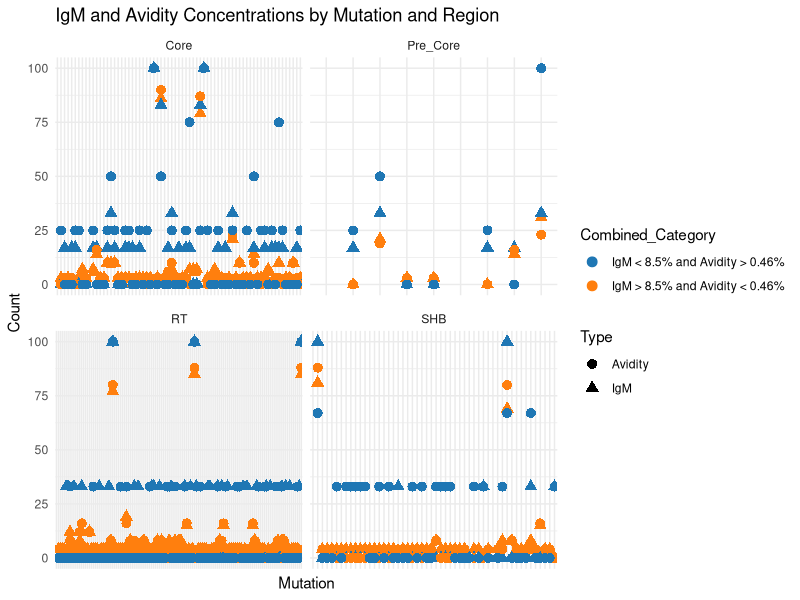

Write the R code that produced this figure.
# Load required libraries
library(ggplot2)
library(dplyr)

# Load the IgM data
igm_data <- read.csv("IgM_Mutations.csv", stringsAsFactors = FALSE)
colnames(igm_data) <- c("RT_Region", ">8.5%_RT", "<8.5%_RT", 
                        "SHB_Region", ">8.5%_SHB", "<8.5%_SHB", 
                        "Pre_Core_Region", ">8.5%_Pre_Core", "<8.5%_Pre_Core", 
                        "Core_Region", ">8.5%_Core", "<8.5%_Core")

# Load the Avidity data
avidity_data <- read.csv("Avidity_Mutations.csv", stringsAsFactors = FALSE)
colnames(avidity_data) <- c("RT_Region", "<0.46%_RT", ">0.46%_RT", 
                            "SHB_Region", "<0.46%_SHB", ">0.46%_SHB", 
                            "Pre_Core_Region", "<0.46%_Pre_Core", ">0.46%_Pre_Core", 
                            "Core_Region", "<0.46%_Core", ">0.46%_Core")

# Convert count columns to numeric for IgM
igm_data$`>8.5%_RT` <- as.numeric(igm_data$`>8.5%_RT`)
igm_data$`<8.5%_RT` <- as.numeric(igm_data$`<8.5%_RT`)
igm_data$`>8.5%_SHB` <- as.numeric(igm_data$`>8.5%_SHB`)
igm_data$`<8.5%_SHB` <- as.numeric(igm_data$`<8.5%_SHB`)
igm_data$`>8.5%_Pre_Core` <- as.numeric(igm_data$`>8.5%_Pre_Core`)
igm_data$`<8.5%_Pre_Core` <- as.numeric(igm_data$`<8.5%_Pre_Core`)
igm_data$`>8.5%_Core` <- as.numeric(igm_data$`>8.5%_Core`)
igm_data$`<8.5%_Core` <- as.numeric(igm_data$`<8.5%_Core`)

# Convert count columns to numeric for Avidity
avidity_data$`<0.46%_RT` <- as.numeric(avidity_data$`<0.46%_RT`)
avidity_data$`>0.46%_RT` <- as.numeric(avidity_data$`>0.46%_RT`)
avidity_data$`<0.46%_SHB` <- as.numeric(avidity_data$`<0.46%_SHB`)
avidity_data$`>0.46%_SHB` <- as.numeric(avidity_data$`>0.46%_SHB`)
avidity_data$`<0.46%_Pre_Core` <- as.numeric(avidity_data$`<0.46%_Pre_Core`)
avidity_data$`>0.46%_Pre_Core` <- as.numeric(avidity_data$`>0.46%_Pre_Core`)
avidity_data$`<0.46%_Core` <- as.numeric(avidity_data$`<0.46%_Core`)
avidity_data$`>0.46%_Core` <- as.numeric(avidity_data$`>0.46%_Core`)

# Reshape IgM data into long format
rt_igm_long <- data.frame(Mutation = igm_data$RT_Region, 
                          Category = c(rep(">8.5%", nrow(igm_data)), rep("<8.5%", nrow(igm_data))),
                          Count = c(igm_data$`>8.5%_RT`, igm_data$`<8.5%_RT`),
                          Region = "RT", Type = "IgM")

shb_igm_long <- data.frame(Mutation = igm_data$SHB_Region, 
                           Category = c(rep(">8.5%", nrow(igm_data)), rep("<8.5%", nrow(igm_data))),
                           Count = c(igm_data$`>8.5%_SHB`, igm_data$`<8.5%_SHB`),
                           Region = "SHB", Type = "IgM")

pre_core_igm_long <- data.frame(Mutation = igm_data$Pre_Core_Region, 
                                Category = c(rep(">8.5%", nrow(igm_data)), rep("<8.5%", nrow(igm_data))),
                                Count = c(igm_data$`>8.5%_Pre_Core`, igm_data$`<8.5%_Pre_Core`),
                                Region = "Pre_Core", Type = "IgM")

core_igm_long <- data.frame(Mutation = igm_data$Core_Region, 
                            Category = c(rep(">8.5%", nrow(igm_data)), rep("<8.5%", nrow(igm_data))),
                            Count = c(igm_data$`>8.5%_Core`, igm_data$`<8.5%_Core`),
                            Region = "Core", Type = "IgM")

# Reshape Avidity data into long format
rt_avidity_long <- data.frame(Mutation = avidity_data$RT_Region, 
                              Category = c(rep("<0.46%", nrow(avidity_data)), rep(">0.46%", nrow(avidity_data))),
                              Count = c(avidity_data$`<0.46%_RT`, avidity_data$`>0.46%_RT`),
                              Region = "RT", Type = "Avidity")

shb_avidity_long <- data.frame(Mutation = avidity_data$SHB_Region, 
                               Category = c(rep("<0.46%", nrow(avidity_data)), rep(">0.46%", nrow(avidity_data))),
                               Count = c(avidity_data$`<0.46%_SHB`, avidity_data$`>0.46%_SHB`),
                               Region = "SHB", Type = "Avidity")

pre_core_avidity_long <- data.frame(Mutation = avidity_data$Pre_Core_Region, 
                                    Category = c(rep("<0.46%", nrow(avidity_data)), rep(">0.46%", nrow(avidity_data))),
                                    Count = c(avidity_data$`<0.46%_Pre_Core`, avidity_data$`>0.46%_Pre_Core`),
                                    Region = "Pre_Core", Type = "Avidity")

core_avidity_long <- data.frame(Mutation = avidity_data$Core_Region, 
                                Category = c(rep("<0.46%", nrow(avidity_data)), rep(">0.46%", nrow(avidity_data))),
                                Count = c(avidity_data$`<0.46%_Core`, avidity_data$`>0.46%_Core`),
                                Region = "Core", Type = "Avidity")

# Combine IgM and Avidity data
combined_data <- rbind(rt_igm_long, shb_igm_long, pre_core_igm_long, core_igm_long, 
                       rt_avidity_long, shb_avidity_long, pre_core_avidity_long, core_avidity_long)

# Assign categories for combined conditions
combined_data <- combined_data %>%
  mutate(Combined_Category = case_when(
    (Type == "IgM" & Category == ">8.5%") | (Type == "Avidity" & Category == "<0.46%") ~ "IgM > 8.5% and Avidity < 0.46%",
    (Type == "IgM" & Category == "<8.5%") | (Type == "Avidity" & Category == ">0.46%") ~ "IgM < 8.5% and Avidity > 0.46%"
  ))

# Plot using ggplot2
ggplot(combined_data, aes(x = Mutation, y = Count, color = Combined_Category, shape = Type)) +
  geom_point(size = 3) +  # Scatter plot
  facet_wrap(~ Region, scales = "free_x") +
  labs(title = "IgM and Avidity Concentrations by Mutation and Region",
       x = "Mutation",
       y = "Count") +
  theme_minimal() +
  scale_color_manual(values = c("#1f77b4", "#ff7f0e")) +  # Vary colors as needed
  scale_shape_manual(values = c(16, 17)) +  # Different shapes for IgM and Avidity
  theme(axis.text.x = element_blank(),  # Remove x-axis labels
        axis.ticks.x = element_blank())
